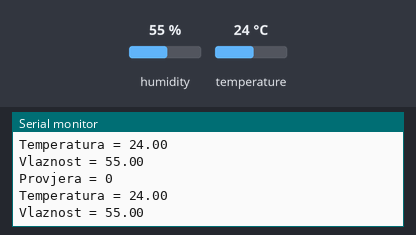
Simulated run of this sketch. Board: Arduino Uno, built with avr-gcc and run on an emulated ATmega328P. Parts: the last lines printed to the serial monitor. The inputs (shaded band) are chosen by the test bench; at power-on: humidity 55 %, temperature 24 °C.

Above: at 3.8 s.
3.9 s: humidity set to 22 %
At 7.3 s:
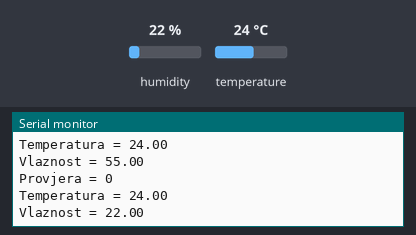
7.8 s: temperature set to 12 °C
At 10.5 s:
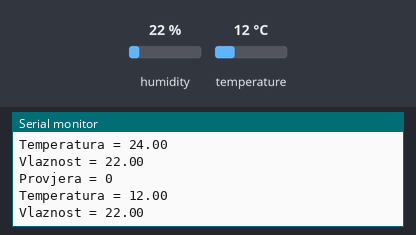
11.7 s: humidity set to 40 %
At 12.5 s:
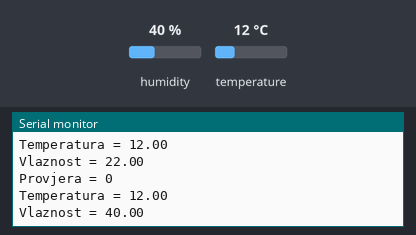
Timing chart, 0 to 14.7 s (numbered marks = the images above; inputs shaded):
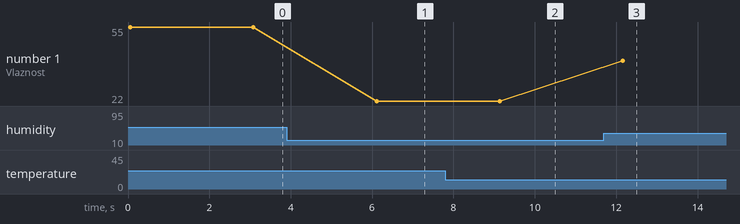

The sketch:

dh11.ino
```cpp
#include <dht.h>

dht DHT;

void setup(){
  Serial.begin(9600);
}

void loop(){
  int provjera = DHT.read11(7);
  Serial.print("Provjera = ");    // Mora biti -1.
  Serial.println(provjera);
  Serial.print("Temperatura = ");
  Serial.println(DHT.temperature);
  Serial.print("Vlaznost = ");
  Serial.println(DHT.humidity);
  delay(3000);
}
```

Measured:
- after the input at 3.9 s, the serial monitor: prints a new line after 2.2 s (image 1)
- after the input at 7.8 s, the serial monitor: prints a new line after 1.3 s (image 2)
- after the input at 11.7 s, the serial monitor: prints a new line after 0.46 s (image 3)
- plotted number 1: 55 → 22 after the input at 3.9 s, 22 → 40 after the input at 11.7 s
